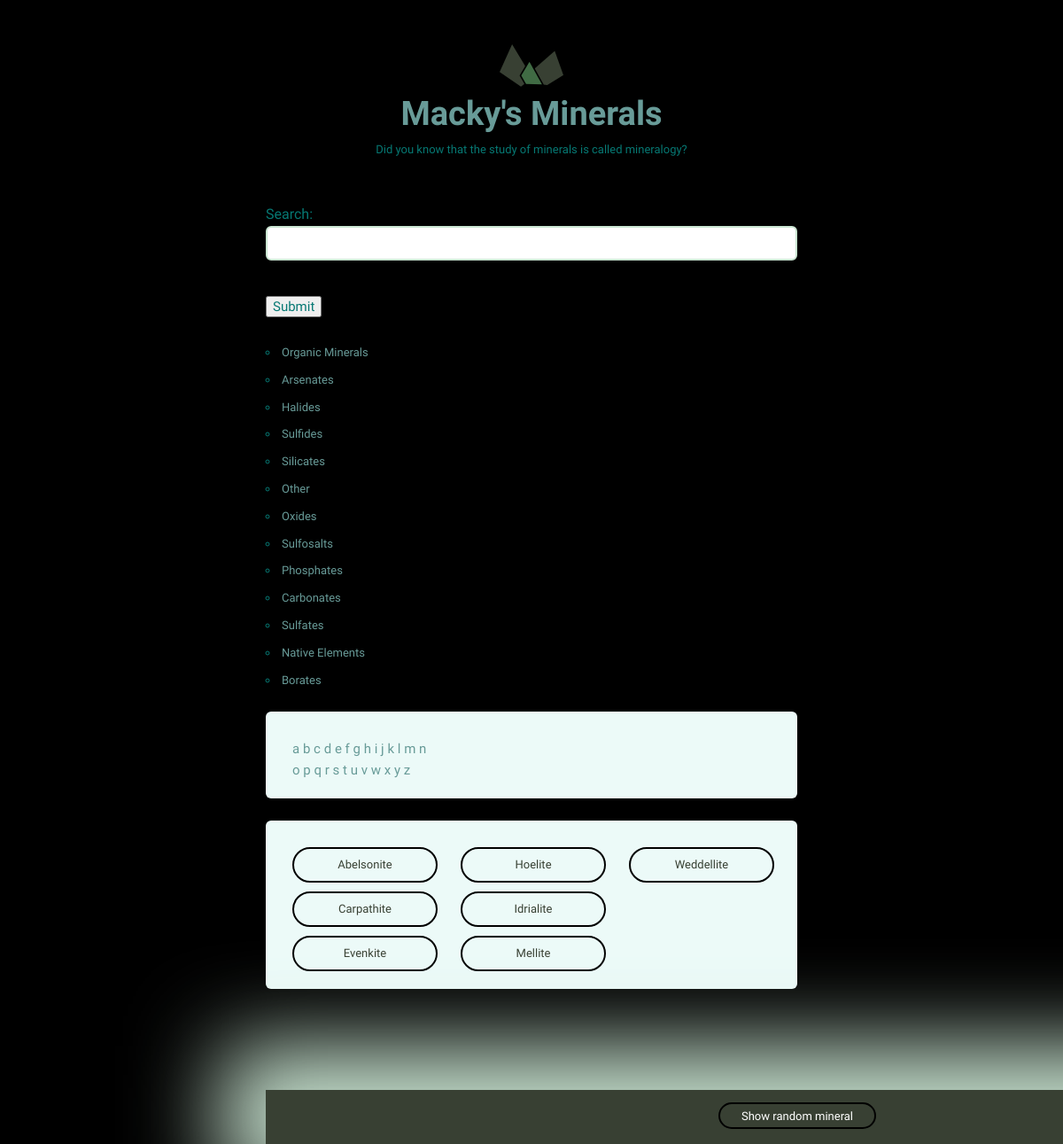
Screenshot of /group/Organic Minerals with the database file from the repository.
### minerals/models.py (models this page shows)
class Mineral(models.Model):
    name = models.CharField(max_length=500)
    image_filename = models.CharField(max_length=500)
    image_caption = models.CharField(max_length=500)
    category = models.CharField(max_length=500)
    formula = models.CharField(max_length=500)
    strunz_classification = models.CharField(max_length=500)
    color = models.CharField(max_length=500)
    crystal_system = models.CharField(max_length=500)
    unit_cell = models.CharField(max_length=500)
    crystal_symmetry = models.CharField(max_length=500)
    cleavage = models.CharField(max_length=500)
    mohs_scale_hardness = models.CharField(max_length=500)
    luster = models.CharField(max_length=500)
    streak = models.CharField(max_length=500)
    diaphaneity = models.CharField(max_length=255)
    optical_properties = models.CharField(max_length=500)
    refractive_index = models.CharField(max_length=500)
    crystal_habit = models.CharField(max_length=500)
    specific_gravity = models.CharField(max_length=500)
    group = models.CharField(max_length=500)
    def __str__(self):
        return self.name

### minerals/views.py (the view)
# urls.py: path('group/<group_name>', views.group_mineral, name='group_mineral'),
def group_mineral(request, group_name):
    minerals = Mineral.objects.filter(group__icontains=group_name)
    return render(request, 'minerals/list.html', {'minerals': minerals})

### minerals/forms.py
class SearchForm(forms.Form):
    q = forms.CharField(label='Search')

### minerals/context_processors.py (called while the page is built)
def alphabet_grid(request):
    alphabet = [letter for letter in 'abcdefghijklmnopqrstuvwxyz']
    return {'alphabet': alphabet}

def search(request):
    form = forms.SearchForm()
    return {'form': form}

def group(request):
    groups = Mineral.objects.order_by().values('group').distinct()
    group_list = []
    for x in groups:
        group_list.append(x)
    return {'group_list': group_list}

### minerals/templates/minerals/list.html
{% extends "minerals/layout.html" %}
{% load static from staticfiles %}
{% block content %}
<div class="grid-100">
  <ul class="minerals__container">
    {% for mineral in minerals %}
    <li class="minerals__item">
      <a class="minerals__anchor" href="{% url 'minerals:mineral_detail' pk=mineral.pk %}">{{ mineral }}</a>
    </li>
    {% endfor %}
  </ul>
</div>
{% endblock %}

### minerals/static/minerals/css/global.css (style rules this page uses)
html { font-family: sans-serif; -ms-text-size-adjust: 100%; -webkit-text-size-adjust: 100%; }
body { margin: 0; }
a { background-color: transparent; }
input { color: inherit; font: inherit; margin: 0; }
input { line-height: normal; }
html { font-size: 62.5%; }
body { background-color: #000000; font-size: 1.5em; line-height: 1.6; font-weight: 400; font-family: "Cousine"; color: #067873; }
.grid, .grid-5, .grid-10, .grid-15, .grid-20, .grid-25, .grid-30, .grid-33, .grid-35, .grid-40, .grid-45, .grid-50, .grid-55, .grid-60, .grid-65, .grid-66, .grid-70, .grid-75, .grid-80, .grid-90, .grid-95, .grid-100 { float: left; box-sizing: border-box; position: relative; }
.grid-100 { width: 100%; }
p { margin-top: 0; font-size: 1.6rem; }
a { color: #689b98; text-decoration: none; -webkit-transition: color 0.2s; -moz-transition: color 0.2s; -ms-transition: color 0.2s; -o-transition: color 0.2s; transition: color 0.2s; }
input[type="text"] { background: #fff; width: 100%; color: #666; border-radius: 6px; border: 2px solid #CAE5D2; padding: 9px 15px 10px 15px; margin-bottom: 15px; outline: none; box-sizing: border-box; font-size: 1.4rem; font-family: "Work Sans", sans-serif; -webkit-appearance: none; -moz-appearance: none; appearance: none; -webkit-transition: 0.2s; -moz-transition: 0.2s; -ms-transition: 0.2s; -o-transition: 0.2s; transition: 0.2s; }
ul { list-style: circle inside; padding-left: 0; margin-top: 0; }
li { margin-bottom: 1rem; font-size: 1.3rem; }
input { margin-bottom: 1.5rem; }
table, p, ul { margin-bottom: 2.5rem; }
.minerals__container { background-color: #ecfaf8; border-radius: 6px; list-style: none; padding: 30px 30px 20px 30px; -webkit-column-gap: 30px; -moz-column-gap: 30px; column-gap: 30px; }
@media (min-width: 640px) { .minerals__container { -webkit-column-count: 3; -moz-column-count: 3; column-count: 3; } }
.minerals__anchor { border: solid 2px #000000; border-radius: 100px; color: #384033; display: block; font-size: 13px; text-align: center; padding: 8px 0 7px 0; width: 100%; transition: background-color 200ms ease-in-out, font-weight 200ms ease-in-out, color 200ms ease-in-out; }

### rows the page displays
Mineral: name "Abelsonite"
Mineral: name "Carpathite"
Mineral: name "Evenkite"
Mineral: name "Hoelite"
Mineral: name "Idrialite"
Mineral: name "Mellite"
Mineral: name "Weddellite"

### other values shown
{{ group.group }} "Organic Minerals" "Arsenates" "Halides" "Sulfides" "Silicates" "Other" "Oxides" "Sulfosalts" "Phosphates" "Carbonates" "Sulfates" "Native Elements" "Borates"
{{ letter }} "a" "b" "c" "d" "e" "f" "g" "h" "i" "j" "k" "l" "m" "n" "o" "p" "q" "r" "s" "t" "u" "v" "w" "x" "y" "z"
